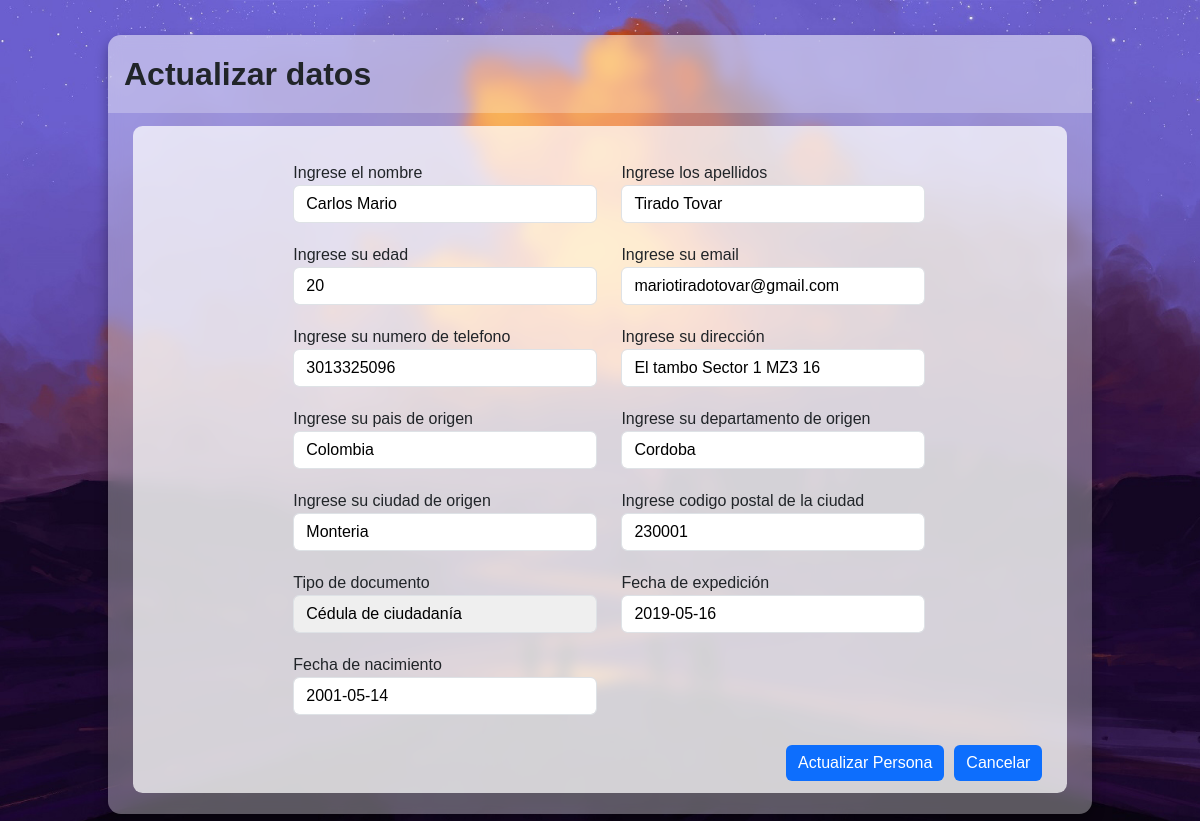
The page /formEditar.php?Id=1 on the database its author committed.
### tables this page shows
CREATE TABLE `personas` (
  `id` int(11) NOT NULL,
  `nombre` varchar(100) NOT NULL,
  `apellido` varchar(100) NOT NULL,
  `edad` int(50) NOT NULL,
  `correo_electronico` varchar(100) NOT NULL,
  `telefono` bigint(50) NOT NULL,
  `direccion` varchar(100) NOT NULL,
  `pais` varchar(100) NOT NULL,
  `departamento` varchar(100) NOT NULL,
  `ciudad` varchar(100) NOT NULL,
  `codigo_postal` int(100) NOT NULL,
  `tipo_documento` varchar(100) NOT NULL,
  `fecha_expedicion` date NOT NULL,
  `fecha_nacimiento` date NOT NULL
);

### php/funciones.php (called while the page is built, shortened)
<?php
require("conexion.php");
function obtenerPersona($id) {
    global $conexion;
    $sql = "SELECT * FROM personas WHERE id = ?";
    $stmt = mysqli_prepare($conexion, $sql);
    mysqli_stmt_bind_param($stmt, "i", $id);
    mysqli_stmt_execute($stmt);
    $resultado = mysqli_stmt_get_result($stmt);
    $persona = mysqli_fetch_assoc($resultado);
    return $persona;
}
?>

### formEditar.php (the view, shortened to what this page needs)
<?php
require("php/funciones.php");
?>
<!DOCTYPE html>
<html lang="es">
<head>
    <link rel="stylesheet" type="text/css" href="css/style.css">
    <link href="css/bootstrap.min.css" rel="stylesheet">
</head>
<body>
    <main class="table" id="customers_table">
        <section class="table__header">
            <h1 class="actu">Actualizar datos</h1>
        </section>
        <section class="table__body tbody">
        <?php
            if(isset($_GET['Id']) && !empty($_GET['Id'])) {
                $id = $_GET['Id'];
                $persona = obtenerPersona($id, $conexion);
                if ($persona) {
        ?>
            <form method="POST" class="form" action="php/funciones.php">
                <div class="modal-body mbody">
                    <div class="form-group">
                        <label for="nombres">Ingrese el nombre</label>
                        <input type="text" name="nombre" id="nombre" class="form-control inputform" value="<?php echo $persona['nombre']; ?>">
                    </div>
                    <div class="form-group">
                        <label for="apellidos">Ingrese los apellidos</label>
                        <input type="text" name="apellido" id="apellido" class="form-control inputform" value="<?php echo $persona['apellido']; ?>">
                    </div>
                    <div class="form-group">
                        <label for="edad">Ingrese su edad</label>
                        <input type="number" name="edad" id="edad" class="form-control inputform" value="<?php echo $persona['edad']; ?>">
                    </div>
                    <div class="form-group">
                        <label for="correo_electronico">Ingrese su email</label>
                        <input type="email" name="correo_electronico" id="correo_electronico" class="form-control inputform" value="<?php echo $persona['correo_electronico']; ?>">
                    </div>
                    <div class="form-group">
                        <label for="telefono">Ingrese su numero de telefono</label>
                        <input type="number" name="telefono" id="telefono" class="form-control inputform" value="<?php echo $persona['telefono']; ?>">
                    </div>
                    <div class="form-group">
                        <label for="direccion">Ingrese su dirección</label>
                        <input type="text" name="direccion" id="direccion" class="form-control inputform" value="<?php echo $persona['direccion']; ?>">
                    </div>
                    <div class="form-group">
                        <label for="pais">Ingrese su pais de origen</label>
                        <input type="text" name="pais" id="pais" class="form-control inputform" value="<?php echo $persona['pais']; ?>">
                    </div>
                    <div class="form-group">
                        <label for="departamento">Ingrese su departamento de origen</label>
                        <input type="text" name="departamento" id="departamento" class="form-control inputform" value="<?php echo $persona['departamento']; ?>">
                    </div>
                    <div class="form-group">
                        <label for="ciudad">Ingrese su ciudad de origen</label>
                        <input type="text" name="ciudad" id="ciudad" class="form-control inputform" value="<?php echo $persona['ciudad']; ?>">
                    </div>
                    <div class="form-group">
                        <label for="codigo_postal">Ingrese codigo postal de la ciudad</label>
                        <input type="text" name="codigo_postal" id="codigo_postal" class="form-control inputform" value="<?php echo $persona['codigo_postal']; ?>">
                    </div>
                    <div class="form-group">
                        <label for="rol">Tipo de documento</label>
                        <select name="tipo_documento" id="tipo_documento" class="form-control inputform" value="<?php echo $persona['tipo_documento']; ?>">
                            <option selected value="<?php echo $persona['tipo_documento']; ?>"><?php echo $persona['tipo_documento']; ?></option>
                        </select>
                    </div>
                    <div class="form-group">
                        <label for="fecha_expedicion">Fecha de expedición</label>
                        <input type="text" name="fecha_expedicion" id="fecha_expedicion" class="form-control inputform" value="<?php echo $persona['fecha_expedicion']; ?>">
                    </div>
                    <div class="form-group">
                        <label for="fecha_nacimiento">Fecha de nacimiento</label>
                        <input type="text" name="fecha_nacimiento" id="fecha_nacimiento" class="form-control inputform" value="<?php echo $persona['fecha_nacimiento']; ?>">
                    </div>
                </div>
                <div class="modal-footer">
                    <button type="submit" name="actualizar" class="btn btn-primary">Actualizar Persona</button>
                    <a href="index.php" class="btn btn-primary" style="margin:10px;">Cancelar</a>
                </div>
            </form>
            <?php
                } else {
                    echo "No se encontró la persona.";
                }
            } else {
                echo "ID de persona no proporcionado.";
            }
        ?>
        </section>
    </main>
</body>
</html>

### css/style.css (style rules this page uses)
* { margin: 0; padding: 0; box-sizing: border-box; font-family: sans-serif; }
body { min-height: 100vh; background: url(../images/html_table.jpg) center / cover; display: flex; justify-content: center; align-items: center; }
main.table { width: 82vw; height: 90vh; background-color: #fff5; backdrop-filter: blur(7px); box-shadow: 0 .4rem .8rem #0005; border-radius: .8rem; overflow: hidden; }
.table__header { width: 100%; height: 10%; background-color: #fff4; padding: .8rem 1rem; display: flex; justify-content: space-between; align-items: center; }
.table__body { width: 95%; max-height: calc(89% - 1.6rem); background-color: #fffb; margin: .8rem auto; border-radius: .6rem; overflow: auto; overflow: overlay; }
.actu { font-size: 2em; }
.table .table__body .form { margin: 10px; padding: 5px; }
.table .table__body .form .mbody { margin: 10px; margin-left: 15%; }
.form-group { display: inline-block; width: 40%; margin: 10px; }
.form-group:last-child { margin-right: 0; }
.inputform { width: calc(100% - 10px); }

### rows shown on the page
personas: nombre "Carlos Mario", apellido "Tirado Tovar", edad "20", correo_electronico "mariotiradotovar@gmail.com", telefono "3013325096", direccion "El tambo Sector 1 MZ3 16", pais "Colombia", departamento "Cordoba", ciudad "Monteria", codigo_postal "230001", tipo_documento "Cédula de ciudadanía", fecha_expedicion "2019-05-16", fecha_nacimiento "2001-05-14"
